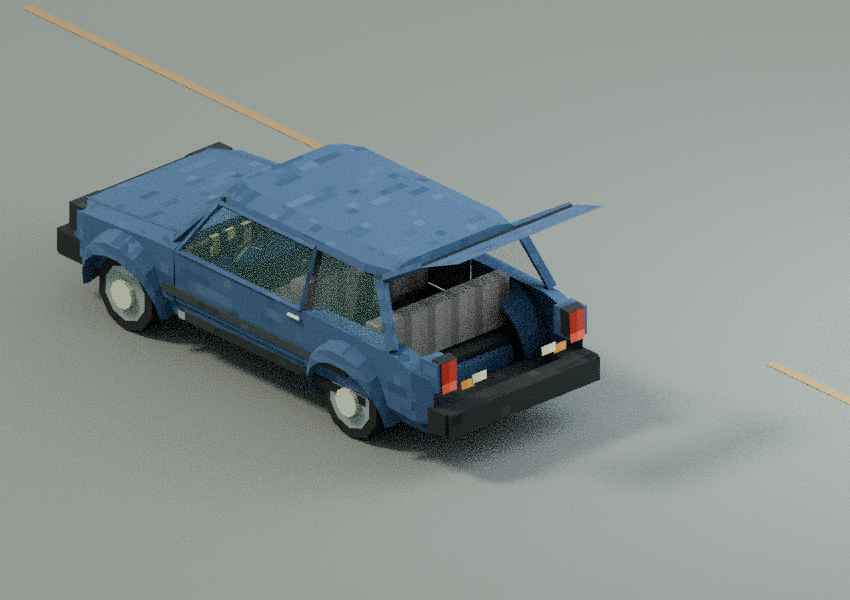
#> input picture prototypes/cars-late/renders/pinelatch-1993-cargo.png, 850 x 600 px, given in place of tallmere-1972-front.png, which was not available
$ python package_review.py
#> lines starting #> are read from the running program, lines starting #| are printed output that depends on the picture
"""Lay out a compact sheet of the actual exported vehicle renders."""
from pathlib import Path

from PIL import Image, ImageDraw, ImageFont, ImageOps
from designs import DESIGNS

ROOT=Path(__file__).resolve().parent
VIEWS=(("front","Front three-quarter"),("rear","Rear three-quarter"),("side","Side profile"),("top","From above"),
       ("night","Headlamps at night"),("open","Doors open"),("interior","At the driver's door"),("scale","1.75 m reference"),("cargo","Cargo open"))
W,H=382,277
cols=5
row_h=H*2+33
sheet=Image.new("RGB",(cols*W+24,len(DESIGNS)*row_h+74),"#263536")
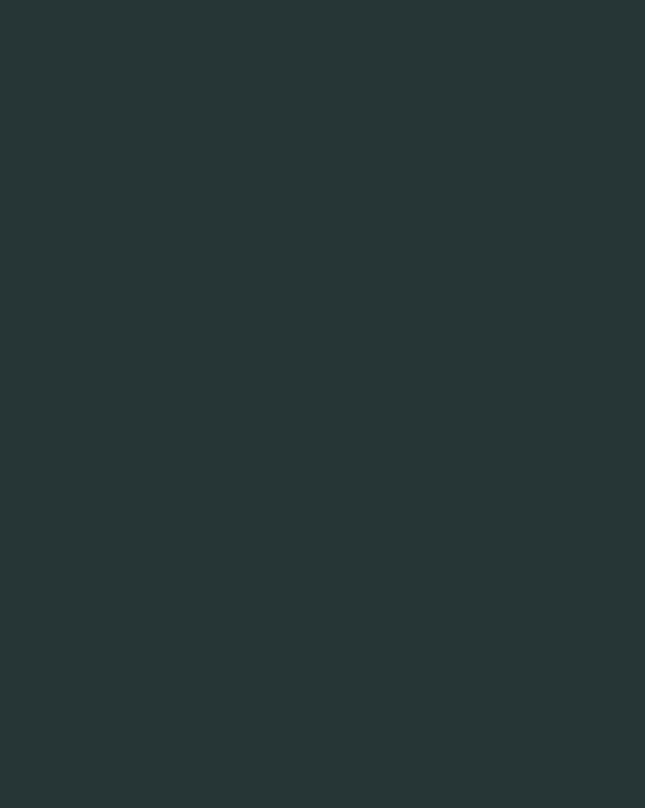
#> sheet: PIL image 1934x2422 RGB (shown at 1/3 size); mean R, G, B 38, 53, 54
draw=ImageDraw.Draw(sheet)
title=ImageFont.truetype("DejaVuSans-Bold.ttf",32)
label=ImageFont.truetype("DejaVuSans.ttf",20)
draw.text((14,13),"Timerpg Later Vehicles  ·  Blender Cycles",font=title,fill="#eee3cd")
for index,car in enumerate(DESIGNS):
    y=67+index*row_h
    draw.text((14,y),f"{car.name}  ·  {car.years[0]}–{car.years[-1]}",font=label,fill="#eee3cd")
    views=VIEWS+(("rear_night","Wraparound light bar"),) if car.slug=="stoneweir-2015" else VIEWS
    for v,(key,caption) in enumerate(views):
        x=12+(v%cols)*W
        row_y=y+(v//cols)*H+29
        with Image.open(ROOT/"renders"/f"{car.slug}-{key}.png") as source:
#> source is the input picture: PIL image 850x600 RGBA; mean R, G, B, A 133.5, 142.8, 141.6, 255
            thumb=ImageOps.contain(source.convert("RGB"),(W-10,H-33))
        sheet.paste(thumb,(x+(W-thumb.width)//2,row_y))
#> (the run stopped early here; a loop or call above may not have finished)

$ run again, on prototypes/cars-late/renders/rowanvale-1970-top.png
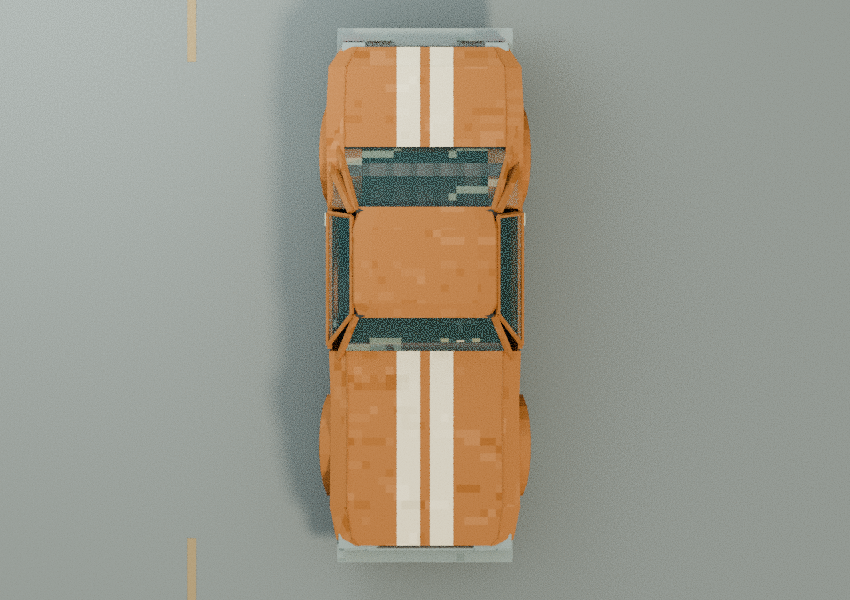
#> input picture prototypes/cars-late/renders/rowanvale-1970-top.png, 850 x 600 px, given in place of tallmere-1972-front.png, which was not available
#> source is the input picture: PIL image 850x600 RGBA; mean R, G, B, A 154.8, 152.5, 140.4, 255
#> `sheet.paste(thumb,(x+(W-thumb.width)//2,row_y))`:
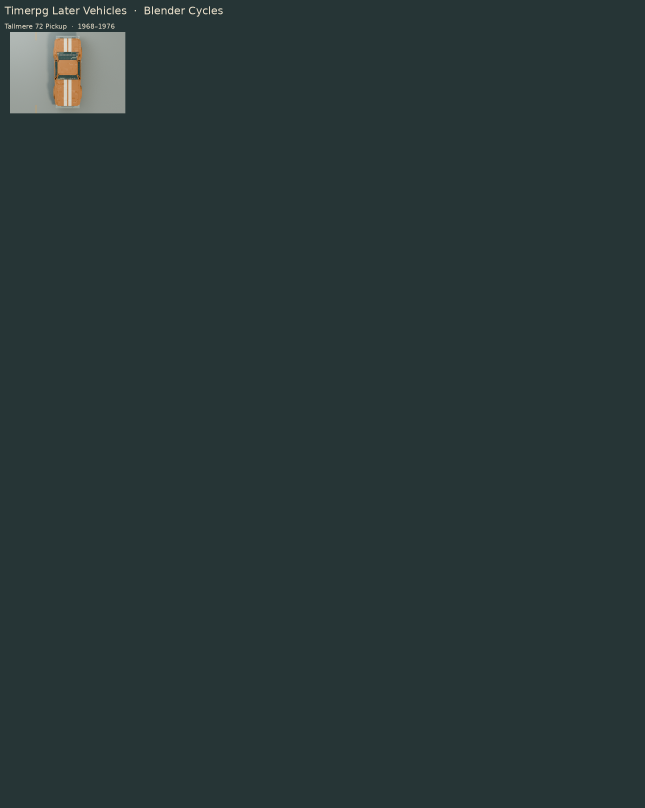
#> sheet: PIL image 1934x2422 RGB (shown at 1/3 size); mean R, G, B 40.3, 55, 55.7
